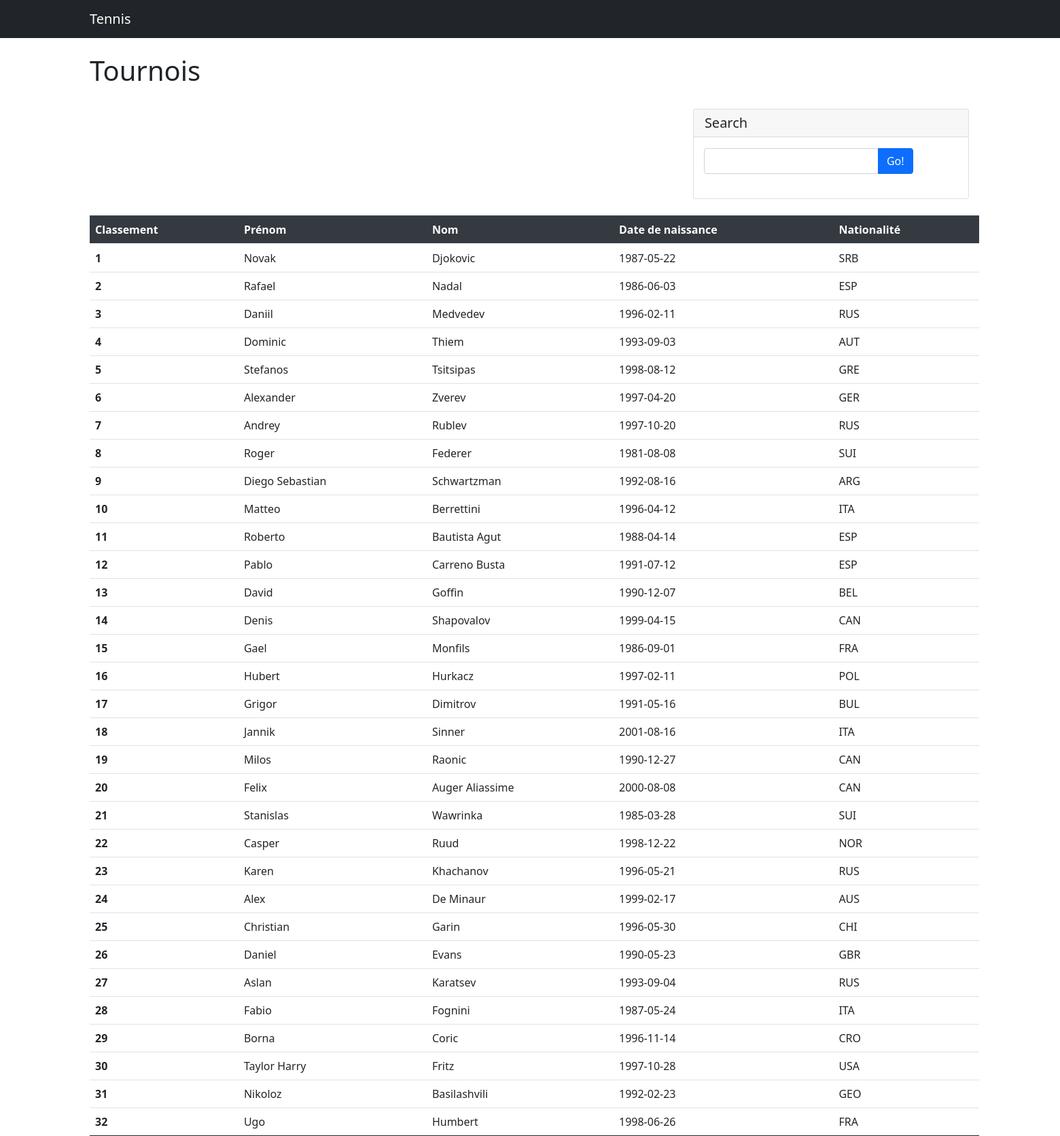
Screenshot of /programmation/tennis/joueur.php?idTournois=22 with the database file from the repository.
### tables this page shows
CREATE TABLE `joueurs` (
  `idJoueur` int(11) NOT NULL AUTO_INCREMENT,
  `prenom` varchar(100) NOT NULL,
  `nom` varchar(100) DEFAULT NULL,
  `dateNaissance` date NOT NULL,
  `nationalite` varchar(100) NOT NULL,
  `genre` tinyint(1) NOT NULL,
  `classementATP` int(11) NOT NULL,
  PRIMARY KEY (`idJoueur`)
);

### programmation/tennis/asset/php/database.php (called while the page is built, shortened)
<?php
function tennis_database()
{
  static $dbc = null;
  if ($dbc == null) {
    try {
      $dbc = new PDO('mysql:host=' . HOST . ';dbname=' . DBNAME, DBUSER, DBPWD, array(
        PDO::MYSQL_ATTR_INIT_COMMAND => "SET NAMES utf8",
        PDO::ATTR_PERSISTENT => true
      ));
    }
    catch (Exception $e) {
      echo 'Erreur : ' . $e->getMessage() . '<br />';
      echo 'N° : ' . $e->getCode();
      die('Could not connect to MySQL');
    }
  }
  return $dbc;
}

### programmation/tennis/asset/php/function.inc.php (called while the page is built, shortened)
<?php
function recupCategorieInfoById($idCategorie)
{
  static $ps = null;
  $sql = 'SELECT idCategorie, genre, dotation, idSurface, idType, jeuDecisif, nbSets, nbParticipants FROM tennis_tpi.categories';
  $sql .= ' WHERE idCategorie = :ID_CATEGORIE';
  if ($ps == null) {
    $ps = tennis_database()->prepare($sql);
  }
  $answer = false;
  try {
    $ps->bindParam(':ID_CATEGORIE', $idCategorie, PDO::PARAM_INT);
    if ($ps->execute())
      $answer = $ps->fetch(PDO::FETCH_ASSOC);
  } catch (PDOException $e) {
    echo $e->getMessage();
  }
  return $answer;
}
function recupTournoisInfoById($idTournois)
{
  static $ps = null;
  $sql = 'SELECT idTournois, nom, pays, ville, dateDebut, dateFin, idCategorie FROM tennis_tpi.tournois';
  $sql .= ' WHERE idTournois = :ID_TOURNOIS';
  if ($ps == null) {
    $ps = tennis_database()->prepare($sql);
  }
  $answer = false;
  try {
    $ps->bindParam(':ID_TOURNOIS', $idTournois, PDO::PARAM_INT);
    if ($ps->execute())
      $answer = $ps->fetch(PDO::FETCH_ASSOC);
  } catch (PDOException $e) {
    echo $e->getMessage();
  }
  return $answer;
}
function getPlayerByParameter($genre, $nbJoueurs)
{
  static $ps = null;
  $sql = 'SELECT idJoueur, prenom, nom, dateNaissance, nationalite, genre, classementATP FROM tennis_tpi.joueurs';
  $sql .= ' WHERE genre = :GENRE';
  $sql .= ' LIMIT :NB_JOUEURS';
  if ($ps == null) {
    $ps = tennis_database()->prepare($sql);
  }
  $answer = false;
  try {
    $ps->bindParam(':GENRE', $genre, PDO::PARAM_INT);
    $ps->bindParam(':NB_JOUEURS', $nbJoueurs, PDO::PARAM_INT);
    if ($ps->execute())
      $answer = $ps->fetchAll(PDO::FETCH_ASSOC);
  } catch (PDOException $e) {
    echo $e->getMessage();
  }
  return $answer;
}

### programmation/tennis/joueur.php (the view, shortened to what this page needs)
<?php
$cheminIndex = "index.php";
$idTournois = filter_input(INPUT_GET, 'idTournois', FILTER_VALIDATE_INT);
$word = filter_input(INPUT_POST, 'word', FILTER_SANITIZE_STRING);
$tournois = recupTournoisInfoById($idTournois);
$categorie = recupCategorieInfoById($tournois['idCategorie']);
$joueurs = getPlayerByParameter($categorie['genre'], $categorie['nbParticipants']);
?>
<!DOCTYPE html>
<html lang="en">
<head>
    <link href="asset/css/styles.css" rel="stylesheet" />
    <link href="https://cdn.jsdelivr.net/npm/bootstrap@5.0.0-beta3/dist/css/bootstrap.min.css" rel="stylesheet">
</head>
<body>
    <nav class="navbar navbar-expand-lg navbar-dark bg-dark">
        <div class="container">
            <a class="navbar-brand" href=<?= $cheminIndex ?>>Tennis</a>
        </div>
    </nav>
    <div class="container">
        <div class="row">
            <div class="col-lg-8">
                <h1 class="mt-4">Tournois</h1>
                <div class="mainTable">
                    <table class="table">
                    <thead class="thead-dark">
                        <tr>
                            <th scope="col">Classement</th>
                            <th scope="col">Prénom</th>
                            <th scope="col">Nom</th>
                            <th scope="col">Date de naissance</th>
                            <th scope="col">Nationalité</th>
                        </tr>
                    </thead>
                    <tbody>
                        <?php
                            if (isset($_POST['recherche'])) {
                                $joueurs = rechercheJoueur($word, $categorie['nbParticipants'], $categorie['genre']);
                                foreach ($joueurs as $unJoueur ) {
                                    echo '<tr>
                                    <th scope="row">'.$unJoueur['classementATP'].'</th>
                                    <td>'.$unJoueur['prenom'].'</td>
                                    <td>'.$unJoueur['nom'].'</td>
                                    <td>'.$unJoueur['dateNaissance'].'</td>
                                    <td>'.$unJoueur['nationalite'].'</td>
                                  </tr>';
                                }
                                unset($_POST['recherche']);
                            }
                            else
                            {
                                foreach ($joueurs as $unJoueur ) {
                                    echo '<tr>
                                    <th scope="row">'.$unJoueur['classementATP'].'</th>
                                    <td>'.$unJoueur['prenom'].'</td>
                                    <td>'.$unJoueur['nom'].'</td>
                                    <td>'.$unJoueur['dateNaissance'].'</td>
                                    <td>'.$unJoueur['nationalite'].'</td>
                                  </tr>';
                                }
                            }
                    ?>
                    </tbody>
                </div>
            </div>
            <div class="col-md-4">
                <div class="card my-4">
                    <h5 class="card-header">Search</h5>
                    <div class="card-body">
                        <div class="input-group">
                            <form method="POST" action>
                                <div class="input-group">
                                    <div class="form-outline">
                                        <input type="search" id="form1" class="form-control" name="word" />
                                    </div>
                                    <input type="submit" class="btn btn-primary" value="Go!" name="recherche">
                                </div>
                            </form>
                        </div>
                    </div>
                </div>
            </div>
        </div>
    </div>
</body>
</html>

### rows the page displays
joueurs: classementATP "1", prenom "Novak", nom "Djokovic", dateNaissance "1987-05-22", nationalite "SRB"
joueurs: classementATP "2", prenom "Rafael", nom "Nadal", dateNaissance "1986-06-03", nationalite "ESP"
joueurs: classementATP "3", prenom "Daniil", nom "Medvedev", dateNaissance "1996-02-11", nationalite "RUS"
joueurs: classementATP "4", prenom "Dominic", nom "Thiem", dateNaissance "1993-09-03", nationalite "AUT"
joueurs: classementATP "5", prenom "Stefanos", nom "Tsitsipas", dateNaissance "1998-08-12", nationalite "GRE"
joueurs: classementATP "6", prenom "Alexander", nom "Zverev", dateNaissance "1997-04-20", nationalite "GER"
joueurs: classementATP "7", prenom "Andrey", nom "Rublev", dateNaissance "1997-10-20", nationalite "RUS"
joueurs: classementATP "8", prenom "Roger", nom "Federer", dateNaissance "1981-08-08", nationalite "SUI"
joueurs: classementATP "9", prenom "Diego Sebastian", nom "Schwartzman", dateNaissance "1992-08-16", nationalite "ARG"
joueurs: classementATP "10", prenom "Matteo", nom "Berrettini", dateNaissance "1996-04-12", nationalite "ITA"
joueurs: classementATP "11", prenom "Roberto", nom "Bautista Agut", dateNaissance "1988-04-14", nationalite "ESP"
joueurs: classementATP "12", prenom "Pablo", nom "Carreno Busta", dateNaissance "1991-07-12", nationalite "ESP"
joueurs: classementATP "13", prenom "David", nom "Goffin", dateNaissance "1990-12-07", nationalite "BEL"
joueurs: classementATP "14", prenom "Denis", nom "Shapovalov", dateNaissance "1999-04-15", nationalite "CAN"
joueurs: classementATP "15", prenom "Gael", nom "Monfils", dateNaissance "1986-09-01", nationalite "FRA"
joueurs: classementATP "16", prenom "Hubert", nom "Hurkacz", dateNaissance "1997-02-11", nationalite "POL"
joueurs: classementATP "17", prenom "Grigor", nom "Dimitrov", dateNaissance "1991-05-16", nationalite "BUL"
joueurs: classementATP "18", prenom "Jannik", nom "Sinner", dateNaissance "2001-08-16", nationalite "ITA"
joueurs: classementATP "19", prenom "Milos", nom "Raonic", dateNaissance "1990-12-27", nationalite "CAN"
joueurs: classementATP "20", prenom "Felix", nom "Auger Aliassime", dateNaissance "2000-08-08", nationalite "CAN"
joueurs: classementATP "21", prenom "Stanislas", nom "Wawrinka", dateNaissance "1985-03-28", nationalite "SUI"
joueurs: classementATP "22", prenom "Casper", nom "Ruud", dateNaissance "1998-12-22", nationalite "NOR"
joueurs: classementATP "23", prenom "Karen", nom "Khachanov", dateNaissance "1996-05-21", nationalite "RUS"
joueurs: classementATP "24", prenom "Alex", nom "De Minaur", dateNaissance "1999-02-17", nationalite "AUS"
joueurs: classementATP "25", prenom "Christian", nom "Garin", dateNaissance "1996-05-30", nationalite "CHI"
joueurs: classementATP "26", prenom "Daniel", nom "Evans", dateNaissance "1990-05-23", nationalite "GBR"
joueurs: classementATP "27", prenom "Aslan", nom "Karatsev", dateNaissance "1993-09-04", nationalite "RUS"
joueurs: classementATP "28", prenom "Fabio", nom "Fognini", dateNaissance "1987-05-24", nationalite "ITA"
joueurs: classementATP "29", prenom "Borna", nom "Coric", dateNaissance "1996-11-14", nationalite "CRO"
joueurs: classementATP "30", prenom "Taylor Harry", nom "Fritz", dateNaissance "1997-10-28", nationalite "USA"
joueurs: classementATP "31", prenom "Nikoloz", nom "Basilashvili", dateNaissance "1992-02-23", nationalite "GEO"
joueurs: classementATP "32", prenom "Ugo", nom "Humbert", dateNaissance "1998-06-26", nationalite "FRA"
